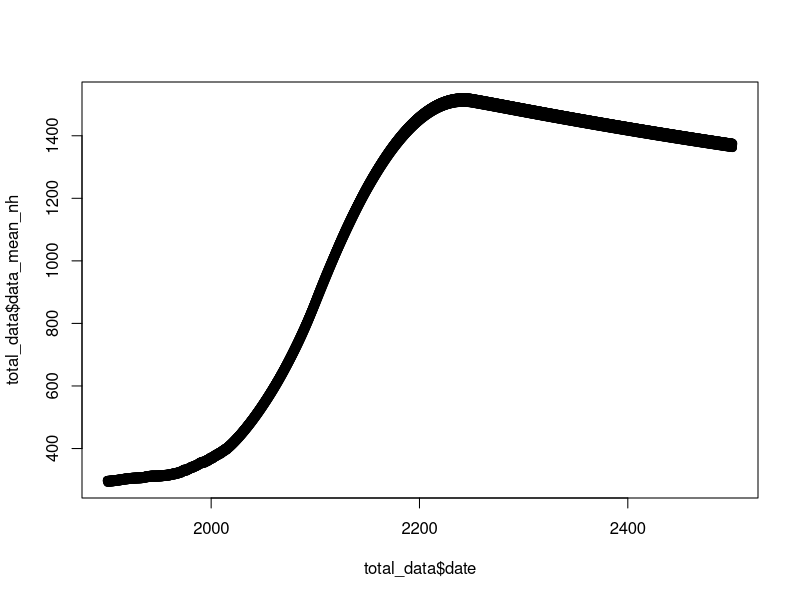
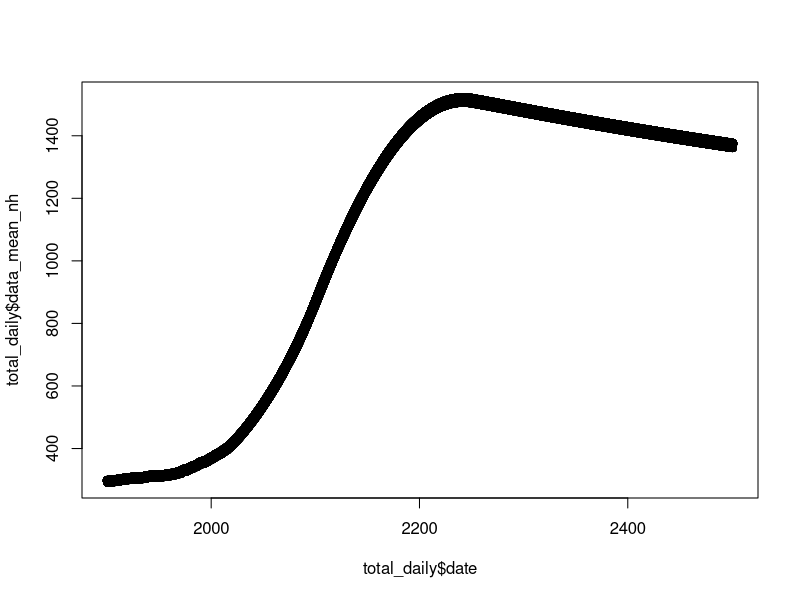

These charts were generated, in order, by the following R code:
# extrapolating co2 from monthly to daily values using help from ChatGPT
# data from https://greenhousegases.science.unimelb.edu.au/#!/view
# citation https://doi.org/10.5194/gmd-13-3571-2020
# 13/06/2025

library(tidyverse)
library(lubridate)
library(zoo)

historic <- read.csv("data/co2/historic_co2.csv")
future <- read.csv("data/co2/ssp370_future_co2.csv")


historic <-  historic %>% 
  filter((between(year, 1900, 2014)))

# Convert to proper date format
future_data <- future %>%
  mutate(date = as_date(parse_date_time(datetime, orders = "d-b-Y HMS"))) %>%
  select(date, data_mean_nh)

historic_data <- historic %>%
  mutate(date = as_date(parse_date_time(datetime, orders = "d-b-Y HMS"))) %>%
  select(date, data_mean_nh)

## merge datasets
total_data <- rbind(historic_data, future_data)


#### linear extrapolate from monthly to daily values co2 ####

# Create complete daily date sequence from min to max date
full_dates <- tibble(date = seq.Date(as_date("1900-01-01"), as_date("2500-12-31"), by = "day"))

# Join with original data and interpolate missing values
total_daily <- full_dates %>%
  left_join(total_data, by = "date") %>%
  arrange(date) %>%
  mutate(data_mean_nh = na.approx(data_mean_nh, date, rule = 2))

## validate the result
# original data
plot(total_data$date, total_data$data_mean_nh)
# extrapolated data
plot(total_daily$date, total_daily$data_mean_nh)

total_daily_export <- total_daily %>% 
  mutate(
    year = year(date),
    month = month(date),
    day = day(date)
  ) %>% 
  filter((between(year, 1975, 2500)))

write_csv(total_daily_export, "data/co2/historic_and_ssp370_future_co2_daily.csv")
